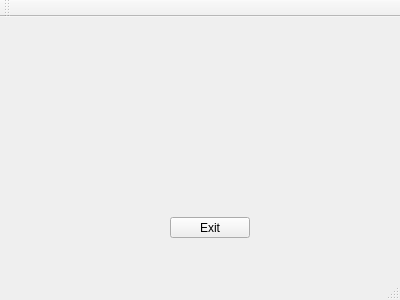
<?xml version="1.0" encoding="UTF-8"?>
<ui version="4.0">
 <class>Client</class>
 <widget class="QMainWindow" name="Client">
  <property name="geometry">
   <rect>
    <x>0</x>
    <y>0</y>
    <width>400</width>
    <height>300</height>
   </rect>
  </property>
  <property name="windowTitle">
   <string>Client</string>
  </property>
  <widget class="QWidget" name="centralWidget">
   <widget class="QPushButton" name="Exit">
    <property name="geometry">
     <rect>
      <x>170</x>
      <y>200</y>
      <width>80</width>
      <height>21</height>
     </rect>
    </property>
    <property name="text">
     <string>Exit</string>
    </property>
   </widget>
  </widget>
  <widget class="QMenuBar" name="menuBar">
   <property name="geometry">
    <rect>
     <x>0</x>
     <y>0</y>
     <width>400</width>
     <height>20</height>
    </rect>
   </property>
  </widget>
  <widget class="QToolBar" name="mainToolBar">
   <attribute name="toolBarArea">
    <enum>TopToolBarArea</enum>
   </attribute>
   <attribute name="toolBarBreak">
    <bool>false</bool>
   </attribute>
  </widget>
  <widget class="QStatusBar" name="statusBar"/>
 </widget>
 <layoutdefault spacing="6" margin="11"/>
 <resources/>
 <connections/>
</ui>
